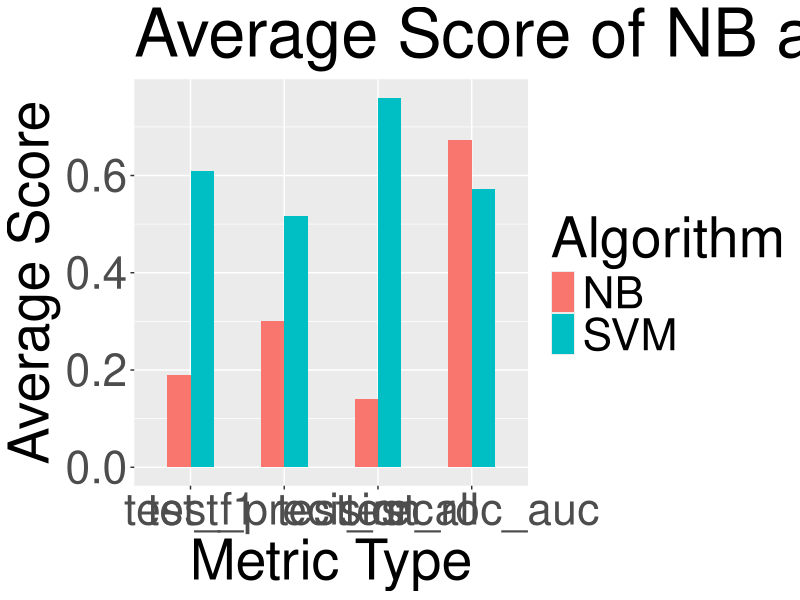
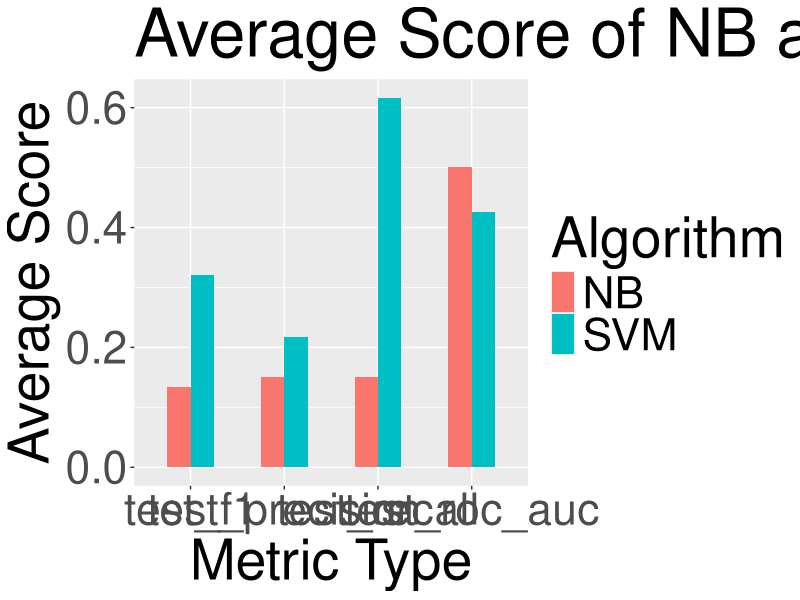
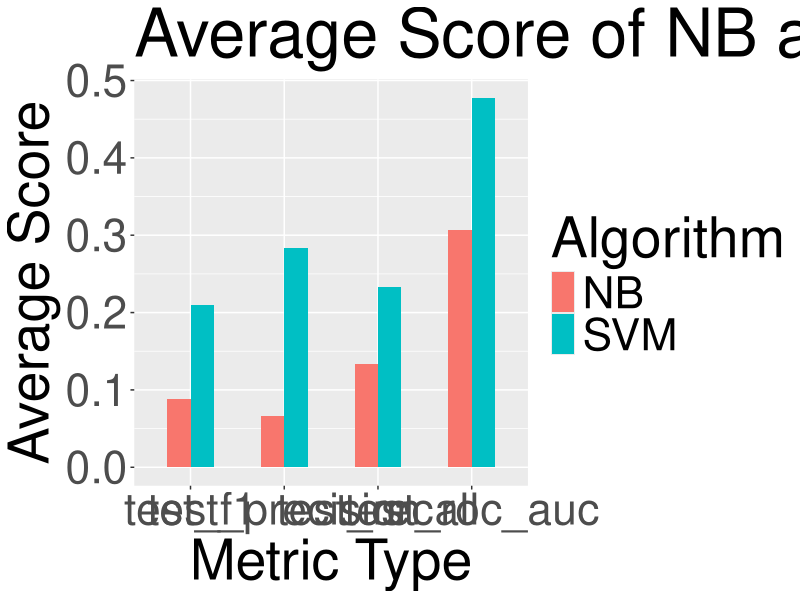
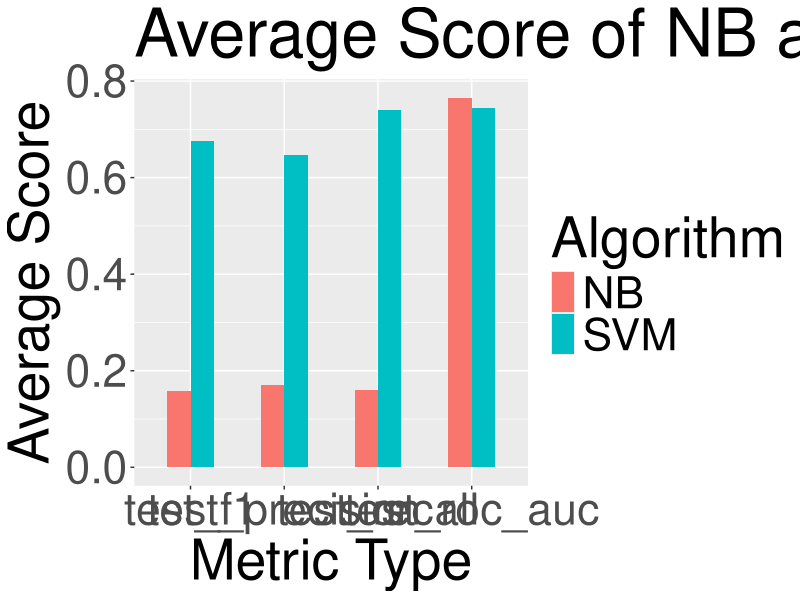
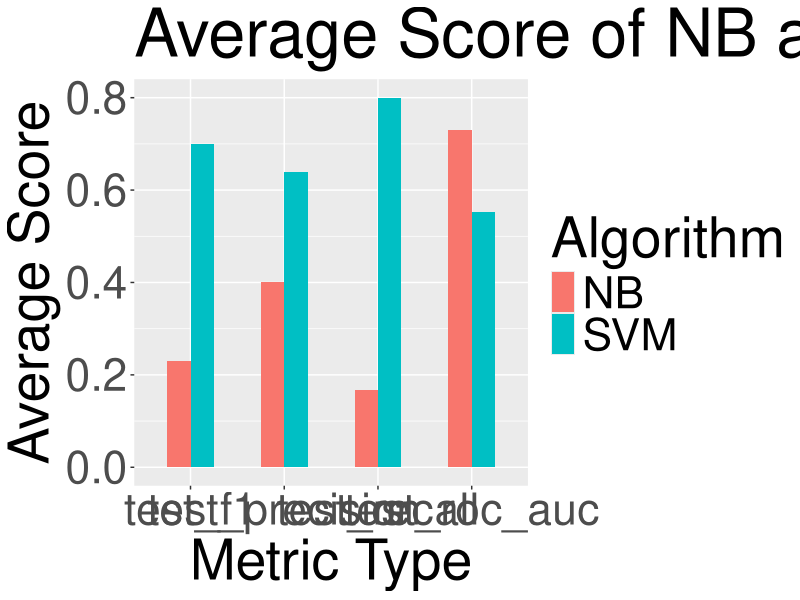
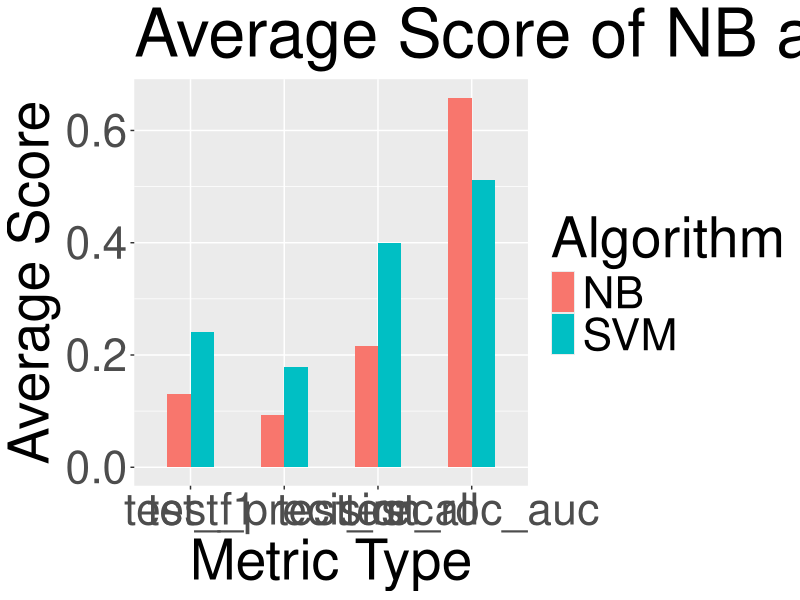

Reproduce these figures in R, in order.
library("tidyverse")
w = 1920
h = 1080
theme_update(text = element_text(size=40))

## Add functions
addScores <- read.csv("addMetrics.csv") %>%
  filter(
    Type != c('fit_time', 'score_time')
  )

png("graphs/addFunc.png", width = w, height = h)

# Plot scores
ggplot(data = addScores, aes(x = Type, y = Score, fill = Algorithm)) +
  geom_col(width = 0.5, position = "dodge") +
  labs(
    title = "Average Score of NB and SVM by Metric for ADD Functions",
    y = "Average Score",
    x = "Metric Type"
  )
dev.off()

## Exc functions
excScores <- read.csv("excMetrics.csv") %>%
  filter(
    Type != c('fit_time', 'score_time')
  )

png("graphs/excFunc.png", width = w, height = h)

# Plot scores
ggplot(data = excScores, aes(x = Type, y = Score, fill = Algorithm)) +
  geom_col(width = 0.5, position = "dodge") +
  labs(
    title = "Average Score of NB and SVM by Metric for EXC Functions",
    y = "Average Score",
    x = "Metric Type"
  )

dev.off()

## Inc functions
incScores <- read.csv("incMetrics.csv") %>%
  filter(
    Type != c('fit_time', 'score_time')
  )

png("graphs/incFunc.png", width = w, height = h)
# Plot scores
ggplot(data = incScores, aes(x = Type, y = Score, fill = Algorithm)) +
  geom_col(width = 0.5, position = "dodge") +
  labs(
    title = "Average Score of NB and SVM by Metric for INC Functions",
    y = "Average Score",
    x = "Metric Type"
  )
dev.off()

## Inv functions
invScores <- read.csv("invMetrics.csv") %>%
  filter(
    Type != c('fit_time', 'score_time')
  )

png("graphs/invFunc.png", width = w, height = h)
# Plot scores
ggplot(data = invScores, aes(x = Type, y = Score, fill = Algorithm)) +
  geom_col(width = 0.5, position = "dodge") +
  labs(
    title = "Average Score of NB and SVM by Metric for INV Functions",
    y = "Average Score",
    x = "Metric Type"
  )
dev.off()

## Mul functions
mulScores <- read.csv("mulMetrics.csv") %>%
  filter(
    Type != c('fit_time', 'score_time')
  )

png("graphs/mulFunc.png", width = w, height = h)
# Plot scores
ggplot(data = mulScores, aes(x = Type, y = Score, fill = Algorithm)) +
  geom_col(width = 0.5, position = "dodge") +
  labs(
    title = "Average Score of NB and SVM by Metric for MUL Functions",
    y = "Average Score",
    x = "Metric Type"
  )
dev.off()

# Per Functions
perScores <- read.csv("perMetrics.csv") %>%
  filter(
    Type != c('fit_time', 'score_time')
  )

png("graphs/perFunc.png", width = w, height = h)
# Plot scores
ggplot(data = perScores, aes(x = Type, y = Score, fill = Algorithm)) +
  geom_col(width = 0.5, position = "dodge") +
  labs(
    title = "Average Score of NB and SVM by Metric for PER Functions",
    y = "Average Score",
    x = "Metric Type"
  )
dev.off()